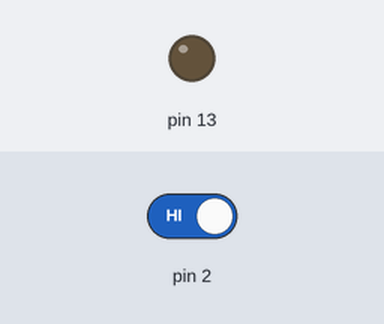
The sketch below on a simulated Arduino Uno, built with avr-gcc and run on an emulated ATmega328P. On the bench: output pins drawn as LEDs (lit = HIGH). The inputs (shaded band) are chosen by the test bench; at power-on: pin 2 HIGH.

Above: at 1.2 s.
1.3 s: pin 2 driven LOW
At 1.8 s:
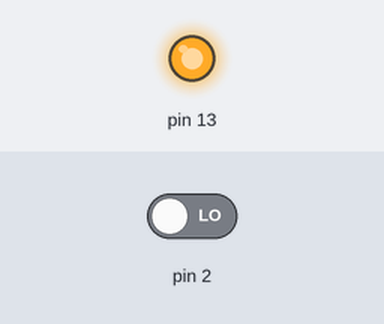
2.8 s: pin 2 driven HIGH
At 4.1 s:
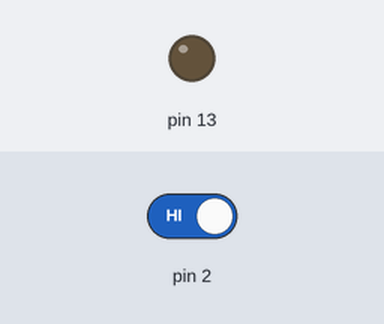
Timing chart, 0 to 5.8 s (numbered marks = the images above; inputs shaded):
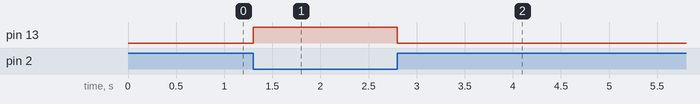

Measured:
- after the input at 1.3 s, pin 13: LOW → HIGH at once
- after the input at 2.8 s, pin 13: HIGH → LOW at once

The sketch:

pullup_pulldown.ino
```cpp
//PULL UP
void setup(){
pinMode(2,INPUT);
pinMode(13,OUTPUT);
}
void loop(){
int position = digitalRead(2);
if(position == LOW){
  digitalWrite(13,HIGH);
}
else{
   digitalWrite(13,LOW);
}
}
```
